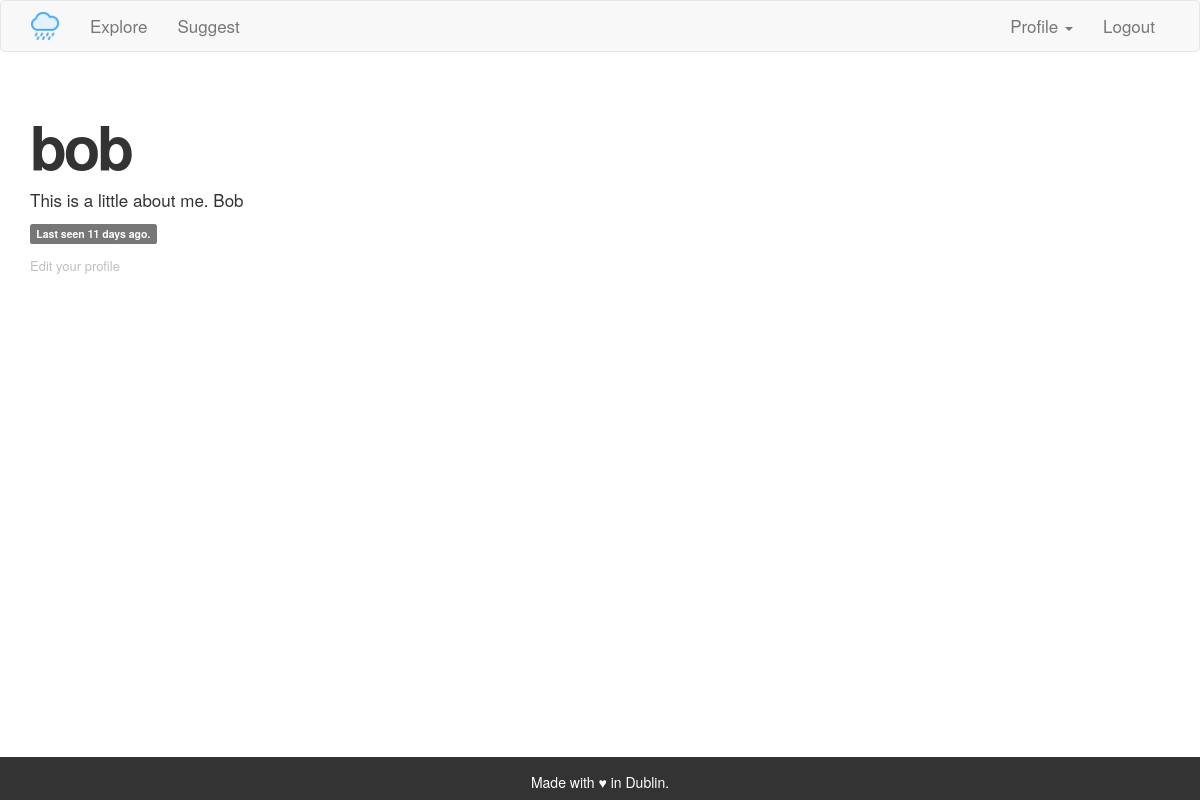
Before: /user/bob (signed in) with the older database file.
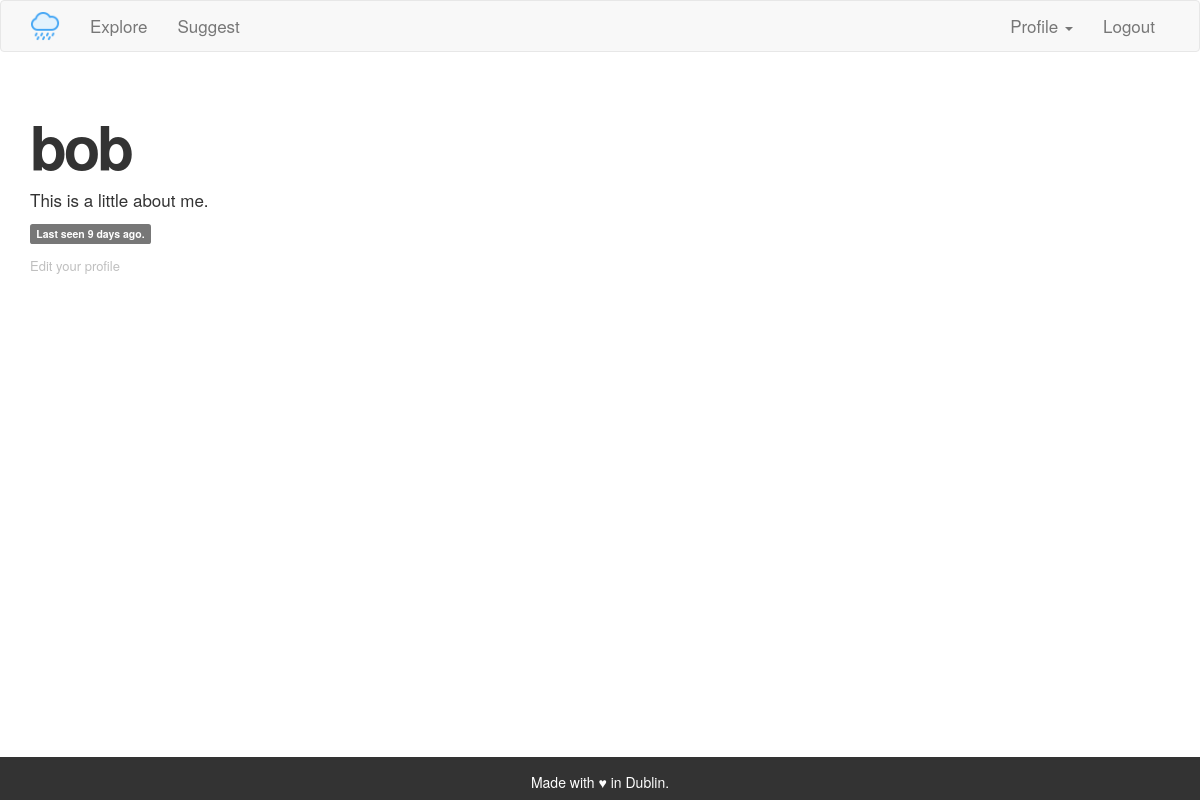
After: the same page with the newer database file.
### app/models.py (models this page shows, shortened)
class User(UserMixin, db.Model):
    id = db.Column(db.Integer, primary_key=True)
    username = db.Column(db.String(64), index=True, unique=True)
    usernamelowercase = db.Column(db.String(64), index=True, unique=True)
    email = db.Column(db.String(120), index=True, unique=True)
    emaillowercase = db.Column(db.String(120), index=True, unique=True)
    password_hash = db.Column(db.String(128))
    activity = db.relationship('Activity', backref='author', lazy='dynamic')
    about_me = db.Column(db.String(140))
    last_seen = db.Column(db.DateTime, default=datetime.utcnow)
    admin = db.Column(db.Integer, default=0)

### app/routes.py (the view)
@app.route('/user/<username>')
@login_required
def user(username):
    user = User.query.filter_by(username=username).first_or_404()
    if current_user == user:
        return render_template('user.html', user=user)
    elif current_user.admin == 1:
        return render_template('user.html', user=user)
    elif current_user != user:
        flash("You can't access this page.")
        return redirect(url_for('user', username=current_user.username))

### app/models.py (called while the page is built)
@login.user_loader
def load_user(id):
    return User.query.get(int(id))

### app/routes.py (called while the page is built)
@app.before_request
def before_request():
    if current_user.is_authenticated:
        current_user.last_seen = datetime.utcnow()
        db.session.commit()

### app/templates/user.html (shortened to what this page needs)
{% extends "base.html" %}
{% block app_content %}
    <h1>{{ user.username }}</h1>
    {% if user.about_me %}
    <p>{{ user.about_me }}</p>
    {% endif %}
    {% if user.last_seen %}
    <span class="label label-default">Last seen {{ moment(user.last_seen).fromNow() }}.</span>
    </p>{% endif %}
    {% if current_user.admin == 1 and user != current_user  %}
    <p class="editlinks"><a href="{{ url_for('edit_profile_admin', username=user.username) }}">Edit your profile</a></p>
    {% endif %}
{% endblock %}

### app/templates/base.html (shortened to what this page needs)
{% extends 'bootstrap/base.html' %}
{% block styles %}
{{super()}}
<link rel="stylesheet" href="{{url_for('.static', filename='custom.css')}}">
{% endblock %}
{% block navbar %}
    <nav class="navbar navbar-default">
        <div class="container">
            <div class="navbar-header">
                <a class="navbar-brand" href="/index"><img src="{{ url_for('static', filename='rain.png') }}" / width="auto" height="30"></a>
            </div>
            <div class="collapse navbar-collapse" id="bs-example-navbar-collapse-1">
                <ul class="nav navbar-nav">
                    <li><a href="{{ url_for('explore') }}">Explore</a></li>
                    <li><a href="{{ url_for('suggest') }}">Suggest</a></li>
                </ul>
                <ul class="nav navbar-nav navbar-right">
                    {% if current_user.is_anonymous %}
                    <li><a href="{{ url_for('login') }}">Login</a></li>
                    {% else %}
                    <li class="dropdown">
                      <a href="#" class="dropdown-toggle" data-toggle="dropdown" role="button" aria-haspopup="true" aria-expanded="false">Profile <span class="caret"></span></a>
                    </li>
                    <li><a href="{{ url_for('logout') }}">Logout</a></li>
                    {% endif %}
                </ul>
            </div>
        </div>
    </nav>
{% endblock %}
{% block content %}
    <div class="container main">
        {% block app_content %}{% endblock %}
    </div>
{% block footer %}
<div class="footer">
    <div>
    Made with ♥ in Dublin.
    </div>
</div>
{% endblock %}
{% endblock %}

### app/static/custom.css (style rules this page uses)
.navbar-brand { margin-top: -5px !important; }
.main { min-height: calc(100vh - 175px) !important; }
p { font-size: 17px !important; }
h1 { font-size: 60px; font-weight: 600 !important; letter-spacing: -3px; margin-top: 40px !important; }
ul { font-size: 17px; }
.editlinks { font-size: 13px !important; color: #33333350; margin-top: 15px !important; }
.editlinks a { color: #33333350; }
.footer { background-color: #333; padding: 15px 0 10px 0 !important; color: #FFF; width: 100%; text-align: center; margin: 60px 0 0px !important; position: relative; bottom: 0; }

Changed rows visible on the page:
changed User "bob": about_me "This is a little about me. Bob" → "This is a little about me."; last_seen "11 days ago" → "9 days ago"
